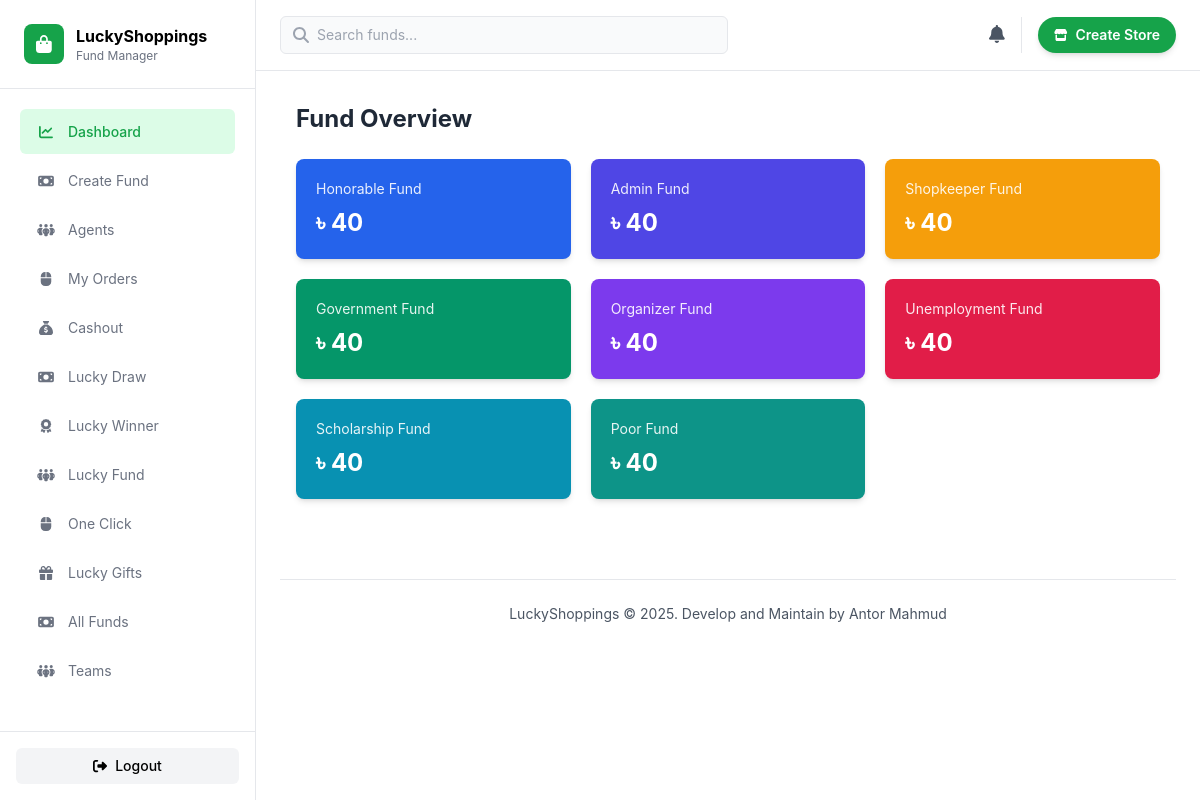
Page /all-funds/ (signed in) on the committed database.
### base/models.py (models this page shows, shortened)
class BaseModel(models.Model):
    created_at = models.DateTimeField(auto_now_add=True)
    updated_at = models.DateTimeField(auto_now=True)
    is_active = models.BooleanField(default=True)
    class Meta:
        abstract = True
        ordering = ['-created_at']

class HonorableFund(BaseModel):
    amount = models.IntegerField(default=0)

class AdminFund(BaseModel):
    amount = models.IntegerField(default=0)

class ShopkeeperFund(BaseModel):
    amount = models.IntegerField(default=0)

class GovernmentFund(BaseModel):
    amount = models.IntegerField(default=0)

class OrganizerFund(BaseModel):
    amount = models.IntegerField(default=0)

class UnemploymentFund(BaseModel):
    amount = models.IntegerField(default=0)

class ScholarshipFund(BaseModel):
    amount = models.IntegerField(default=0)

class PoorFund(BaseModel):
    amount = models.IntegerField(default=0)

### base/views.py (the view)
# urls.py: path("all-funds/", fund_overview, name="funds"),
def fund_overview(request):
    context = {
        'honorable_fund': HonorableFund.objects.first(),
        'admin_fund': AdminFund.objects.first(),
        'shopkeeper_fund': ShopkeeperFund.objects.first(),
        'government_fund': GovernmentFund.objects.first(),
        'organizer_fund': OrganizerFund.objects.first(),
        'unemployment_fund': UnemploymentFund.objects.first(),
        'scholarship_fund': ScholarshipFund.objects.first(),
        'lucky_gift': LuckyGift.objects.first(),
        'poor_fund': PoorFund.objects.first(),
    }
    return render(request, 'overview.html', context)

### templates/overview.html
{% extends "index.html" %}
{% block body %}
<div class="max-w-6xl mx-auto px-4 py-8">
    <h2 class="text-2xl font-bold mb-6 text-gray-800">
        Fund Overview
    </h2>
    <div class="grid grid-cols-2 sm:grid-cols-2 lg:grid-cols-3 gap-5">
        <div class="bg-blue-600 rounded-lg shadow-md p-5 text-white">
            <p class="text-sm opacity-90">Honorable Fund</p>
            <p class="text-2xl font-bold mt-2">
                ৳ {{ honorable_fund.amount|default:"0" }}
            </p>
        </div>
        <div class="bg-indigo-600 rounded-lg shadow-md p-5 text-white">
            <p class="text-sm opacity-90">Admin Fund</p>
            <p class="text-2xl font-bold mt-2">
                ৳ {{ admin_fund.amount|default:"0" }}
            </p>
        </div>
        <div class="bg-amber-500 rounded-lg shadow-md p-5 text-white">
            <p class="text-sm opacity-90">Shopkeeper Fund</p>
            <p class="text-2xl font-bold mt-2">
                ৳ {{ shopkeeper_fund.amount|default:"0" }}
            </p>
        </div>
        <div class="bg-emerald-600 rounded-lg shadow-md p-5 text-white">
            <p class="text-sm opacity-90">Government Fund</p>
            <p class="text-2xl font-bold mt-2">
                ৳ {{ government_fund.amount|default:"0" }}
            </p>
        </div>
        <div class="bg-violet-600 rounded-lg shadow-md p-5 text-white">
            <p class="text-sm opacity-90">Organizer Fund</p>
            <p class="text-2xl font-bold mt-2">
                ৳ {{ organizer_fund.amount|default:"0" }}
            </p>
        </div>
        <div class="bg-rose-600 rounded-lg shadow-md p-5 text-white">
            <p class="text-sm opacity-90">Unemployment Fund</p>
            <p class="text-2xl font-bold mt-2">
                ৳ {{ unemployment_fund.amount|default:"0" }}
            </p>
        </div>
        <div class="bg-cyan-600 rounded-lg shadow-md p-5 text-white">
            <p class="text-sm opacity-90">Scholarship Fund</p>
            <p class="text-2xl font-bold mt-2">
                ৳ {{ scholarship_fund.amount|default:"0" }}
            </p>
        </div>
        <div class="bg-teal-600 rounded-lg shadow-md p-5 text-white">
            <p class="text-sm opacity-90">Poor Fund</p>
            <p class="text-2xl font-bold mt-2">
                ৳ {{ poor_fund.amount|default:"0" }}
            </p>
        </div>
    </div>
</div>
{% endblock %}

### templates/index.html (style rules this page uses)
body { background: #ffffff; color: #000000; font-family: -apple-system, BlinkMacSystemFont, 'Segoe UI', 'Roboto', 'Oxygen', 'Ubuntu', 'Cantarell', sans-serif; }

### rows in the picture
HonorableFund: amount "40"
AdminFund: amount "40"
ShopkeeperFund: amount "40"
GovernmentFund: amount "40"
OrganizerFund: amount "40"
UnemploymentFund: amount "40"
ScholarshipFund: amount "40"
PoorFund: amount "40"
